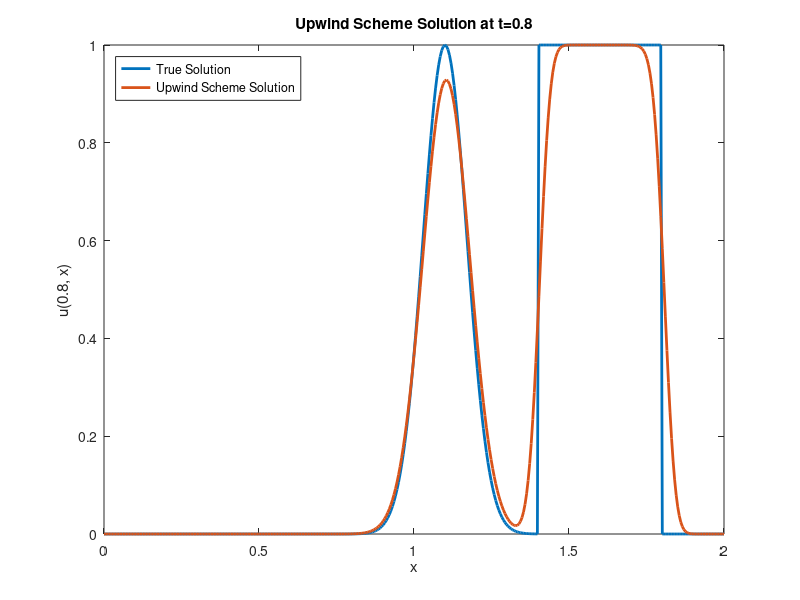

Reproduce this figure in MATLAB.
u0 = @(x) (x >= 0 & x<=0.6) .* exp(-100 .* (x-0.3).^2) + (x > 0.6 & x <= 1);
uexact = @(x, t) u0(x - t);

N = 200;
dx = 1 / (N + 1);
dt = 0.8 * dx;

xvals = 0:dx:2;
tvals = 0:dt:1;

[T, X] = meshgrid(tvals, xvals);

sol1 = zeros(length(xvals), 1);  %solution at t=0.5
sol2 = zeros(length(xvals), 1);  %solution at t=0.8

U = zeros(length(xvals), length(tvals));
U(:, 1) = u0(xvals);

for k = 2:length(tvals)
    for j = 2:(length(xvals))
        U(j, k) = (1 - dt/dx) * U(j, k-1) + (dt/dx) * U(j-1, k-1);
    end
    if (tvals(k) >= 0.5 && norm(sol1) == 0)
        sol1 = U(:, k);
    end
    if (tvals(k) >= 0.8 && norm(sol2) == 0)
        sol2 = U(:, k);
    end
end


plot(xvals, uexact(xvals, 0.8), "LineWidth", 2)
hold on;
plot(xvals, sol2, "LineWidth", 2)
title("Upwind Scheme Solution at t=0.8")
legend({"True Solution", "Upwind Scheme Solution"}, 'Location', 'northwest')
xlabel("x")
ylabel("u(0.8, x)")
